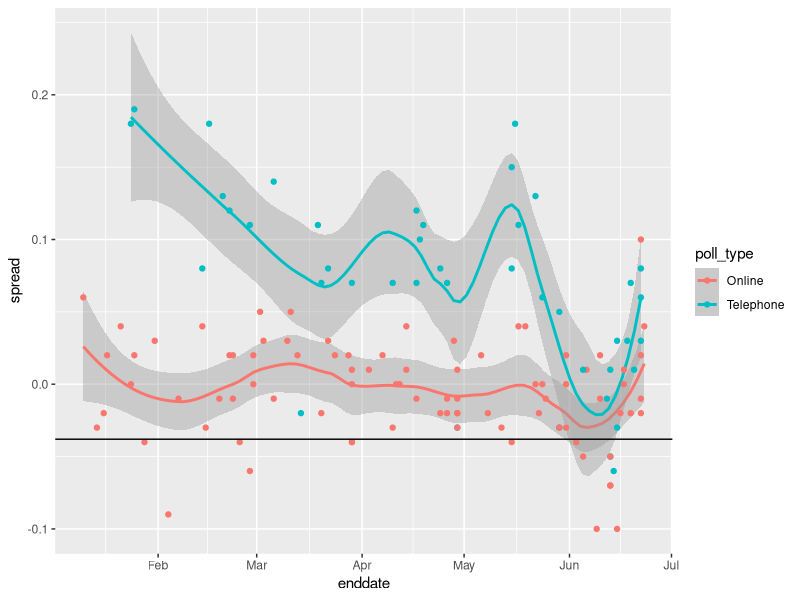
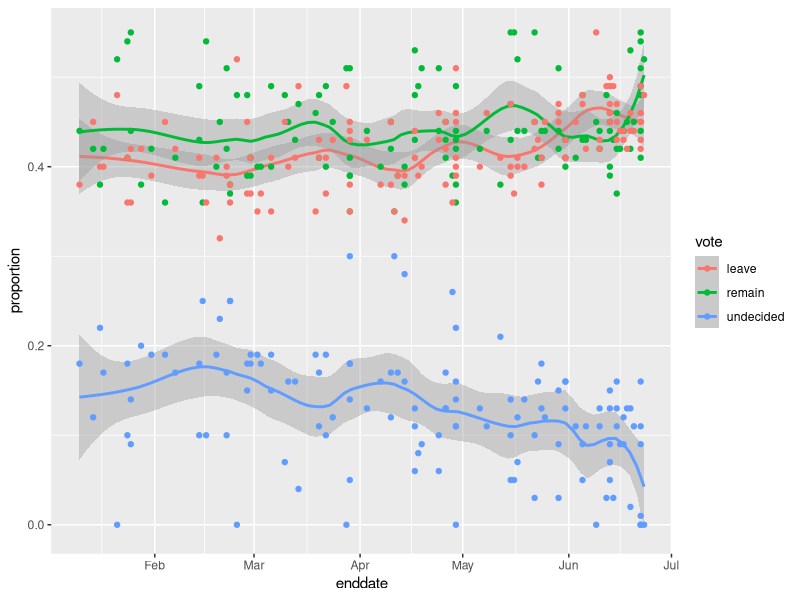

The R source for these figures, in order:
# suggested libraries
library(tidyverse)

# load brexit_polls object and add x_hat column
library(dslabs)
data(brexit_polls)
brexit_polls <- brexit_polls %>%
  mutate(x_hat = (spread + 1)/2)

# final proportion voting "Remain"
p <- 0.481

brexit_hit <- brexit_polls %>%
  mutate(p_hat = (spread + 1)/2,
         se_spread = 2*sqrt(p_hat*(1-p_hat)/samplesize),
         spread_lower = spread - qnorm(.975)*se_spread,
         spread_upper = spread + qnorm(.975)*se_spread,
         hit = spread_lower < -0.038 & spread_upper > -0.038) %>%
  select(poll_type, hit)

#Question 9: Chi-squared p-value
#Define brexit_hit, with the following code, which computes the confidence intervals for all Brexit polls in 2016 
#and then calculates whether the confidence interval covers the actual value of the spread  ????=???0.038 :
brexit_hit <- brexit_polls %>%
  mutate(p_hat = (spread + 1)/2,
         se_spread = 2*sqrt(p_hat*(1-p_hat)/samplesize),
         spread_lower = spread - qnorm(.975)*se_spread,
         spread_upper = spread + qnorm(.975)*se_spread,
         hit = spread_lower < -0.038 & spread_upper > -0.038) %>%
  select(poll_type, hit)


#Use brexit_hit to make a two-by-two table of poll type and hit status. 
#Then use the chisq.test() function to perform a chi-squared test to determine whether the difference in hit rate is significant.
# is the p-value of the chi-squared test comparing the hit rate of online and telephone polls?
table <- brexit_hit %>% group_by(poll_type, hit) %>% summarize(n=n())%>% spread(hit, 1-hit) 
two_by_two <- tibble(hit = c("FALSE", "TRUE"),
                     Online = c(table$`FALSE`[1], table$`TRUE`[1]),
                     Telephone = c(table$`FALSE`[2], table$`TRUE`[2]))
chisq_test <- two_by_two %>% select(-hit) %>% chisq.test()
chisq_test$p.value

#Determine which poll type has a higher probability of producing a confidence interval 
#that covers the correct value of the spread. Also determine whether this difference is statistically significant at a p-value cutoff of 0.05. Which of 
# online > telephone
hit_rate <- brexit_hit %>%
  group_by(poll_type) %>%
  summarize(avg = mean(hit))
hit_rate$avg[hit_rate$poll_type == "Online"] > hit_rate$avg[hit_rate$poll_type == "Telephone"]
# statistically significant
chisq_test$p.value < 0.05

#Question 10: Odds ratio of online and telephone poll hit rate
#Use the two-by-two table constructed in the previous exercise to calculate the odds ratio between the hit rate of online and telephone polls 
#to determine the magnitude of the difference in performance between the poll types.
two_by_two$Online[two_by_two$hit == 'TRUE']/(two_by_two$Online[two_by_two$hit == 'FALSE'])
two_by_two$Telephone[two_by_two$hit == 'TRUE']/(two_by_two$Telephone[two_by_two$hit == 'FALSE'])
(two_by_two$Online[two_by_two$hit == 'TRUE'])/(two_by_two$Telephone[two_by_two$hit == 'TRUE'])


#Question 11: Plotting spread over time

#Use brexit_polls to make a plot of the spread (spread) over time (enddate) colored by poll type (poll_type). 
#Use geom_smooth() with method = "loess" to plot smooth curves with a span of 0.4. 
#Include the individual data points colored by poll type. 
#Add a horizontal line indicating the final value of  ????=???.038 .
brexit_polls %>%
  ggplot(aes(enddate, spread, color = poll_type)) +
  geom_smooth(method = "loess", span = 0.4) +
  geom_point() +
  geom_hline(aes(yintercept = -.038))

#Question 12: Plotting raw percentages over time
#Use the following code to create the object brexit_long, 
#which has a column vote containing the three possible votes on a Brexit poll ("remain", "leave", "undecided") 
#and a column proportion containing the raw proportion choosing that vote option on the given poll:
brexit_long <- brexit_polls %>%
  gather(vote, proportion, "remain":"undecided") %>%
  mutate(vote = factor(vote))

#Make a graph of proportion over time colored by vote. Add a smooth trendline with geom_smooth() and method = "loess" with a span of 0.3.
brexit_long <- brexit_polls %>%
  gather(vote, proportion, "remain":"undecided") %>%
  ggplot(aes(enddate, proportion, color = vote)) +
  geom_smooth(method = "loess", span = 0.3) +
  geom_point() 

brexit_long

#The percentage of undecided voters declines over time but is still around 10% throughout June.
#In the first half of June, "Leave" was polling higher than "Remain", although this difference was within the confidence intervals.
#Over most of the date range, the confidence bands for "Leave" and "Remain" overlap.
#Over most of the date range, the confidence bands for "Leave" and "Remain" are below 50%. 
